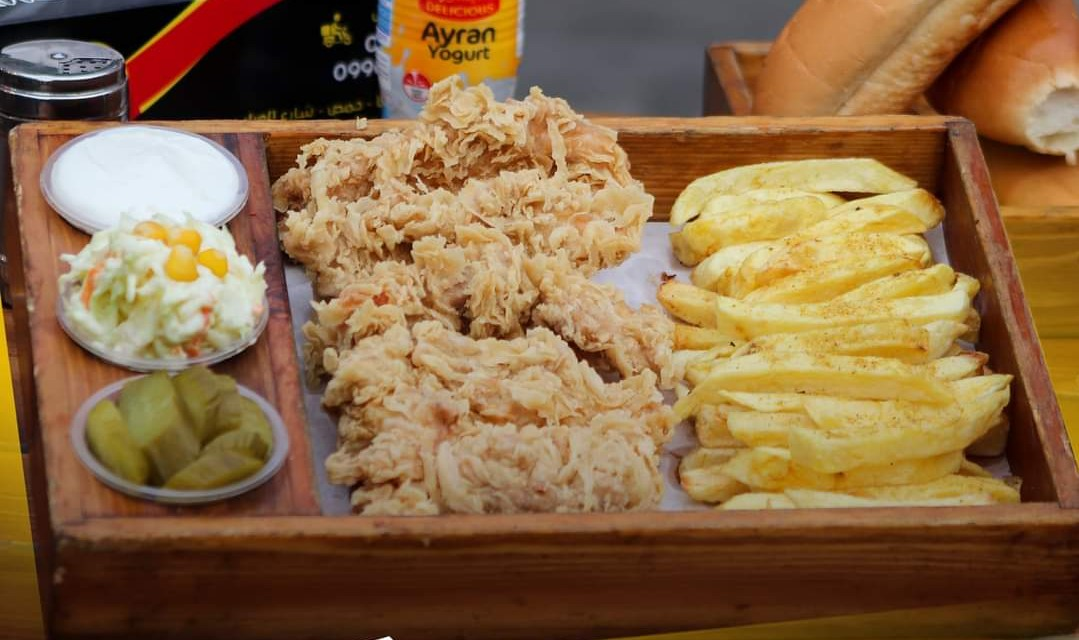
#> input picture before/images/menu/L/old/FB_IMG_1658401146050.jpg, 1079 x 640 px; its folder holds 4 pictures in this run
$ python resize_img.py
#> lines starting #> are read from the running program, lines starting #| are printed output that depends on the picture

import numpy as np
import cv2
import glob


dist_width = 960
dist_height = 640

images = glob.glob('old/*.jpg')
res_img = 'L'
i = 1
for fname in images:

	imgbgr = cv2.imread(fname, cv2.IMREAD_COLOR)
#> imgbgr is the input picture: shape (640, 1079, 3); mean B, G, R 68.1, 104.9, 138.2

	h = imgbgr.shape[0]
#> h = 640
	w = imgbgr.shape[1]
#> w = 1079
	img_result = imgbgr
	img_result = cv2.resize(img_result, None, fx=dist_width/w, fy=dist_height/h, interpolation = cv2.INTER_CUBIC)
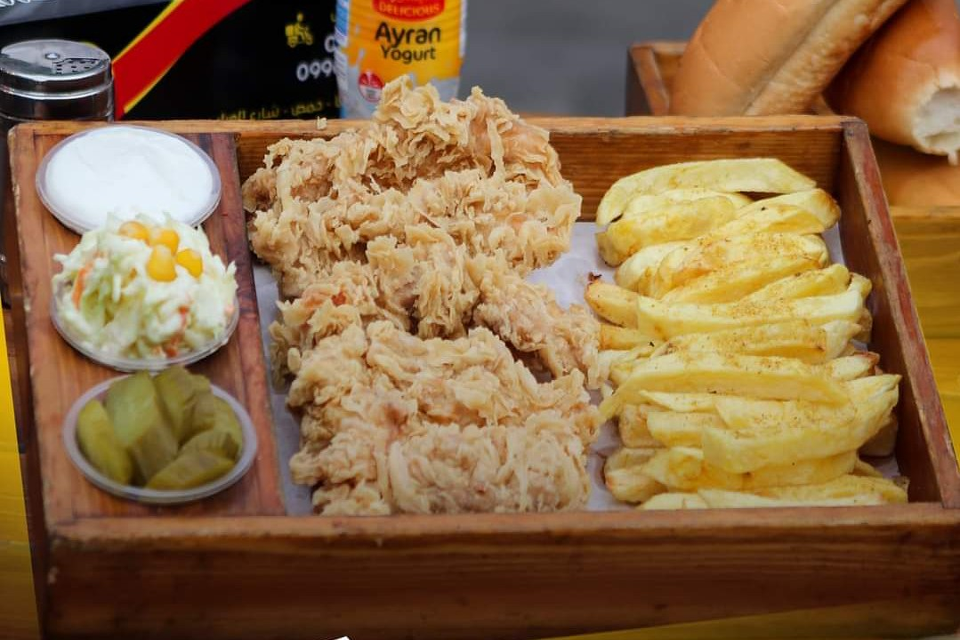
#> img_result: shape (640, 960, 3); mean B, G, R 68.1, 104.9, 138.2
#> pass 3 of the loop `for fname in images:`:
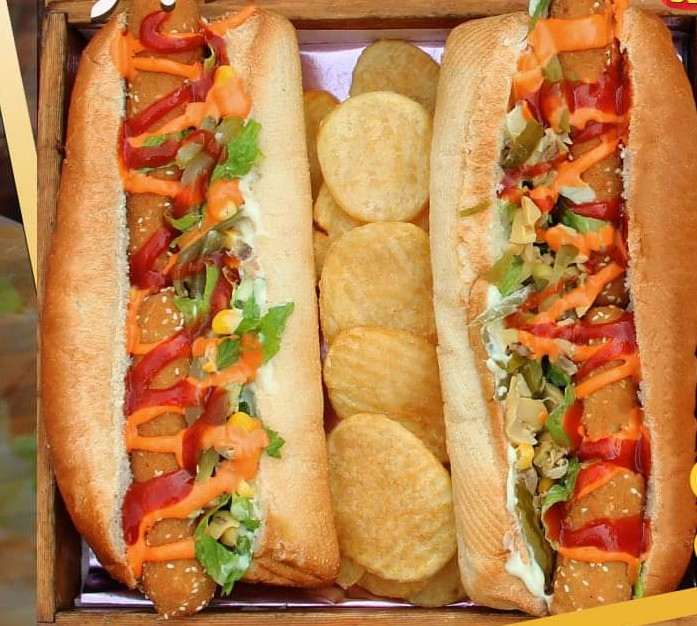
#> input picture before/images/menu/L/old/FB_IMG_1658401218817.jpg, 697 x 626 px
#> imgbgr is the input picture: shape (626, 697, 3); mean B, G, R 73.8, 130.1, 188.8
#> `img_result = cv2.resize(img_result, None, fx=dist_width/w, fy=dist_hei..`:
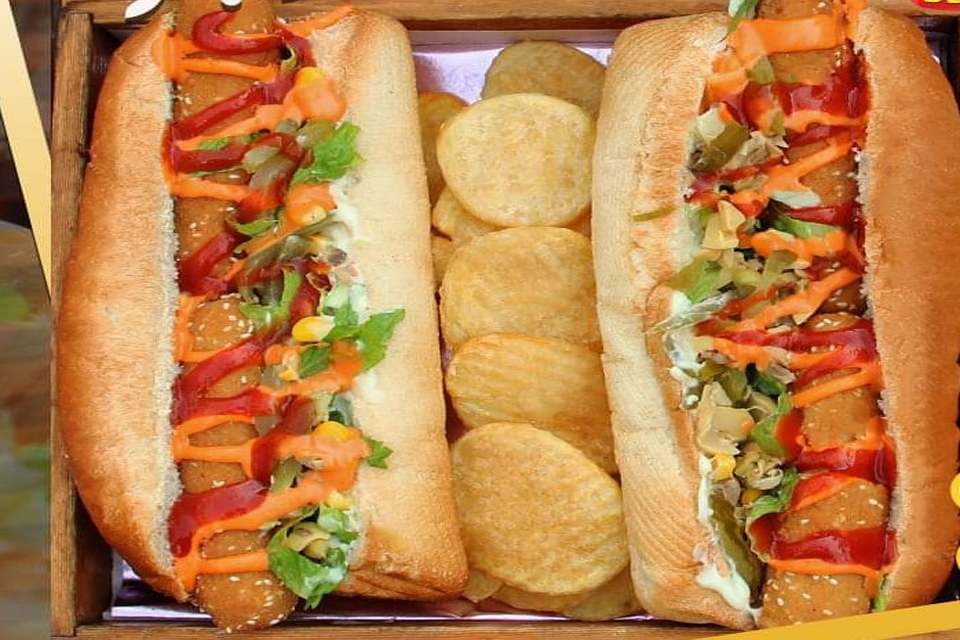
#> img_result: shape (640, 960, 3); mean B, G, R 73.8, 130.1, 188.8
#> the loop made 4 passes; the first 3 are shown
	img_name = res_img+str(i)+'.jpg'

	cv2.imwrite(img_name,img_result)
	i = i+1
